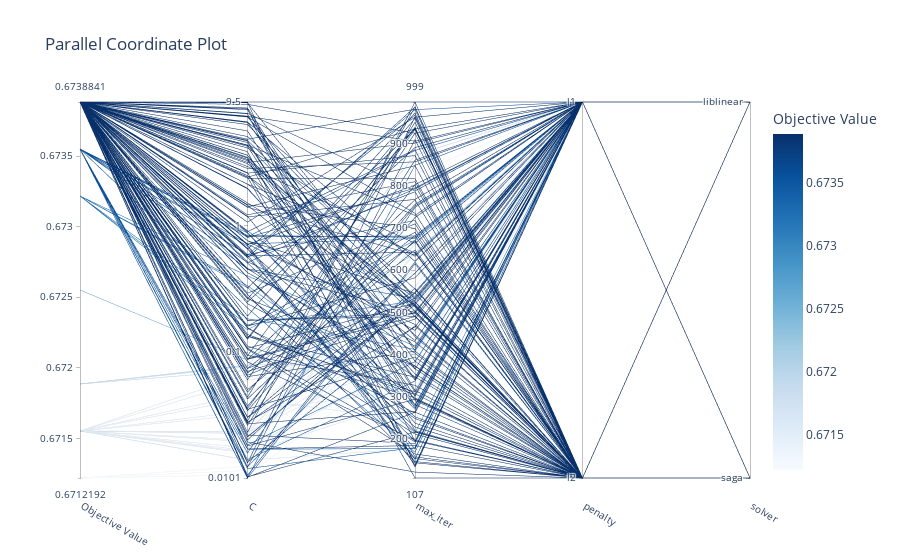

Write notebook code for a chart like this one.
### Code cell
optuna.visualization.plot_parallel_coordinate(study)

### Figure 1 — Plotly figure (JSON) as saved in the notebook; plotly's stock layout.template omitted (floating-point values rounded to 4 significant figures; data arrays with more than 128 entries replaced by an {"elided": "..."} marker saying what was removed)
{"data": [{"dimensions": [{"label": "Objective Value", "range": [0.6712, 0.6739], "values": {"elided": "200 float values"}}, {"label": "C", "range": [-1.994, 0.9779], "ticktext": ["0.0101", "0.1", "1", "9.5"], "tickvals": [-1.994, -1, 0, 0.9779], "values": {"elided": "200 float values"}}, {"label": "max_iter", "range": [107, 999], "values": {"elided": "200 int values"}}, {"label": "penalty", "range": [0, 1], "ticktext": ["l2", "l1"], "tickvals": [0, 1], "values": {"elided": "200 int values"}}, {"label": "solver", "range": [0, 1], "ticktext": ["saga", "liblinear"], "tickvals": [0, 1], "values": {"elided": "200 int values"}}], "labelangle": 30, "labelside": "bottom", "line": {"color": {"elided": "200 float values"}, "colorbar": {"title": {"text": "Objective Value"}}, "colorscale": [[0, "rgb(247,251,255)"], [0.125, "rgb(222,235,247)"], [0.25, "rgb(198,219,239)"], [0.375, "rgb(158,202,225)"], [0.5, "rgb(107,174,214)"], [0.625, "rgb(66,146,198)"], [0.75, "rgb(33,113,181)"], [0.875, "rgb(8,81,156)"], [1, "rgb(8,48,107)"]], "reversescale": false, "showscale": true}, "type": "parcoords"}], "layout": {"title": {"text": "Parallel Coordinate Plot"}}}
